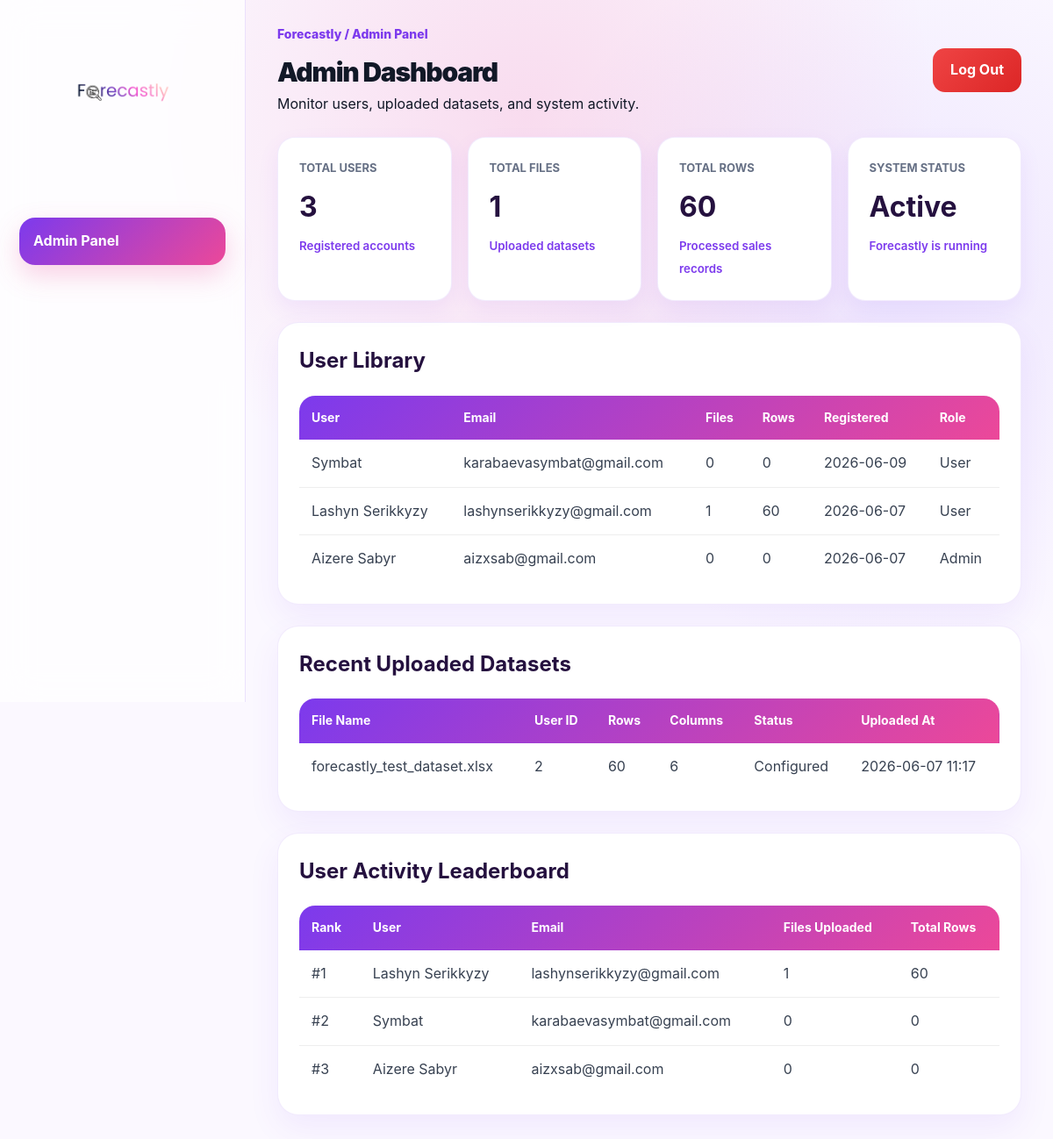
The page /admin (signed in) on the database its author committed.
### app.py (models this page shows)
class User(db.Model):
    id = db.Column(db.Integer, primary_key=True)
    full_name = db.Column(db.String(150), nullable=False)
    email = db.Column(db.String(150), unique=True, nullable=False)
    password_hash = db.Column(db.String(255), nullable=False)
    is_admin = db.Column(db.Boolean, default=False)
    created_at = db.Column(db.DateTime, default=datetime.utcnow)
    files = db.relationship(
        "UploadedFile",
        backref="user",
        lazy=True,
        cascade="all, delete-orphan"
    )

class UploadedFile(db.Model):
    id = db.Column(db.Integer, primary_key=True)
    filename = db.Column(db.String(255), nullable=False)
    original_filename = db.Column(db.String(255), nullable=False)
    marketplace = db.Column(db.String(100), default="Not selected")
    status = db.Column(db.String(50), default="Uploaded")
    rows_count = db.Column(db.Integer, default=0)
    columns_count = db.Column(db.Integer, default=0)
    uploaded_at = db.Column(db.DateTime, default=datetime.utcnow)
    user_id = db.Column(db.Integer, db.ForeignKey("user.id"), nullable=False)

### app.py (the view)
@app.route("/admin")
@login_required
@admin_required
def admin_dashboard():
    users = User.query.order_by(
        User.created_at.desc()
    ).all()
    files = UploadedFile.query.order_by(
        UploadedFile.uploaded_at.desc()
    ).all()
    total_users = len(users)
    total_files = len(files)
    total_rows = sum(
        file.rows_count or 0
        for file in files
    )
    leaderboard = sorted(
    users,
    key=lambda user: sum(
        file.rows_count or 0
        for file in user.files
    ),
    reverse=True
)
    return render_template(
        "admin.html",
        users=users,
        files=files,
        total_users=total_users,
        total_files=total_files,
        total_rows=total_rows,
        leaderboard=leaderboard
    )

### app.py (called while the page is built)
def login_required(f):
    @wraps(f)
    def decorated_function(*args, **kwargs):
        if "user_id" not in session:
            flash("Please log in first.", "error")
            return redirect(url_for("login"))
        return f(*args, **kwargs)
    return decorated_function

def admin_required(f):
    @wraps(f)
    def decorated_function(*args, **kwargs):
        if "user_id" not in session:
            flash("Please log in first.", "error")
            return redirect(url_for("login"))
        user = User.query.get(session["user_id"])
        if not user or not user.is_admin:
            flash("Admin access only.", "error")
            return redirect(url_for("dashboard"))
        return f(*args, **kwargs)
    return decorated_function

### templates/admin.html (shortened to what this page needs)
<!DOCTYPE html>
<html lang="en">
<head>
  <link rel="stylesheet" href="{{ url_for('static', filename='css/style.css') }}">
</head>
<body>
<div class="dashboard">
  <aside class="sidebar">
    <div class="logo">
      <img src="{{ url_for('static', filename='images/logo.png') }}" alt="Forecastly logo">
    </div>
    <nav class="side-nav">
      <a href="{{ url_for('admin_dashboard') }}" class="active">Admin Panel</a>
    </nav>
  </aside>
  <main class="main">
    <header class="topbar">
  <div>
    <p class="breadcrumb">Forecastly / Admin Panel</p>
    <h1>Admin Dashboard</h1>
    <p class="topbar-subtitle">
      Monitor users, uploaded datasets, and system activity.
    </p>
  </div>
  <div>
    <a href="{{ url_for('logout') }}" class="logout-btn">
      Log Out
    </a>
  </div>
</header>
    <section class="dashboard-summary">
      <div class="summary-card">
        <p>Total Users</p>
        <h2>{{ total_users }}</h2>
        <small>Registered accounts</small>
      </div>
      <div class="summary-card">
        <p>Total Files</p>
        <h2>{{ total_files }}</h2>
        <small>Uploaded datasets</small>
      </div>
      <div class="summary-card">
        <p>Total Rows</p>
        <h2>{{ total_rows }}</h2>
        <small>Processed sales records</small>
      </div>
      <div class="summary-card">
        <p>System Status</p>
        <h2>Active</h2>
        <small>Forecastly is running</small>
      </div>
    </section>
    <section class="panel">
      <h2>User Library</h2>
      <table class="data-table">
        <thead>
          <tr>
            <th>User</th>
            <th>Email</th>
            <th>Files</th>
            <th>Rows</th>
            <th>Registered</th>
            <th>Role</th>
          </tr>
        </thead>
        <tbody>
          {% for user in users %}
          <tr>
            <td>{{ user.full_name }}</td>
            <td>{{ user.email }}</td>
            <td>{{ user.files | length }}</td>
            <td>
              {{ user.files | sum(attribute='rows_count') }}
            </td>
            <td>{{ user.created_at.strftime('%Y-%m-%d') }}</td>
            <td>
              {% if user.is_admin %}
                Admin
              {% else %}
                User
              {% endif %}
            </td>
          </tr>
          {% endfor %}
        </tbody>
      </table>
    </section>
   <section class="panel" style="margin-top: 24px;">
  <h2>Recent Uploaded Datasets</h2>
  <table class="data-table">
    <thead>
      <tr>
        <th>File Name</th>
        <th>User ID</th>
        <th>Rows</th>
        <th>Columns</th>
        <th>Status</th>
        <th>Uploaded At</th>
      </tr>
    </thead>
    <tbody>
      {% for file in files[:5] %}
      <tr>
        <td>{{ file.original_filename }}</td>
        <td>{{ file.user_id }}</td>
        <td>{{ file.rows_count }}</td>
        <td>{{ file.columns_count }}</td>
        <td>{{ file.status }}</td>
        <td>{{ file.uploaded_at.strftime('%Y-%m-%d %H:%M') }}</td>
      </tr>
      {% endfor %}
    </tbody>
  </table>
</section>
<section class="panel" style="margin-top: 24px;">
  <h2>User Activity Leaderboard</h2>
  <table class="data-table">
    <thead>
      <tr>
        <th>Rank</th>
        <th>User</th>
        <th>Email</th>
        <th>Files Uploaded</th>
        <th>Total Rows</th>
      </tr>
    </thead>
    <tbody>
      {% for user in leaderboard[:5] %}
      <tr>
        <td>#{{ loop.index }}</td>
        <td>{{ user.full_name }}</td>
        <td>{{ user.email }}</td>
        <td>{{ user.files | length }}</td>
        <td>{{ user.files | sum(attribute='rows_count') }}</td>
      </tr>
      {% endfor %}
    </tbody>
  </table>
</section>
  </main>
</div>
</body>
</html>

### static/css/style.css (style rules this page uses)
:root { --bg: #fbf8ff; --surface: rgba(255, 255, 255, 0.82); --text: #111827; --muted: #667085; --line: rgba(124, 58, 237, 0.14); --primary: #7c3aed; --primary-2: #ec4899; --shadow: 0 24px 60px rgba(124, 58, 237, 0.10); --radius: 24px; }
* { margin: 0; padding: 0; box-sizing: border-box; }
html { scroll-behavior: smooth; }
body { font-family: "Inter", Arial, sans-serif; background: radial-gradient(circle at 50% 10%, rgba(236, 72, 153, 0.16), transparent 35%), radial-gradient(circle at 85% 25%, rgba(139, 92, 246, 0.12), transparent 30%), #fbf8ff; color: var(--text); line-height: 1.6; }
a { text-decoration: none; color: inherit; }
img { max-width: 100%; display: block; }
.dashboard { display: grid; grid-template-columns: 280px 1fr; min-height: 100vh; }
.sidebar { background: rgba(255, 255, 255, 0.75); backdrop-filter: blur(20px); border-right: 1px solid var(--line); padding: 28px 22px; height: 100vh; position: sticky; top: 0; }
.logo { margin-bottom: 70px; display: flex; align-items: center; justify-content: center; }
.logo img, .logo-image { width: 150px; height: auto; object-fit: contain; transform: scale(1.5); transform-origin: center; }
.side-nav { display: flex; flex-direction: column; gap: 10px; }
.side-nav a { text-decoration: none; color: var(--muted); font-weight: 700; padding: 14px 16px; border-radius: 18px; transition: 0.25s ease; }
.side-nav a:hover, .side-nav a.active { background: linear-gradient(135deg, var(--primary), var(--primary-2)); color: white; box-shadow: 0 12px 30px rgba(236, 72, 153, 0.25); }
.main { padding: 28px 36px; }
.topbar { display: flex; justify-content: space-between; align-items: center; margin-bottom: 24px; }
.breadcrumb { color: var(--primary); font-weight: 800; font-size: 14px; margin-bottom: 8px; }
.topbar h1 { font-size: 30px; font-weight: 900; letter-spacing: -0.04em; }
.sidebar { display: flex; flex-direction: column; }
.side-nav { flex: 1; }

### templates/admin.html (style rules this page uses)
.dashboard-summary { display: grid; grid-template-columns: repeat(4, 1fr); gap: 18px; margin-bottom: 24px; }
.summary-card { background: white; border-radius: 20px; padding: 24px; box-shadow: 0 10px 25px rgba(124,58,237,0.08); border: 1px solid rgba(124,58,237,0.1); }
.summary-card p { color: #667085; font-size: 13px; text-transform: uppercase; font-weight: 700; margin-bottom: 8px; }
.summary-card h2 { color: #25113f; font-size: 32px; margin-bottom: 6px; }
.summary-card small { color: #7c3aed; font-weight: 600; }
.panel { background: white; border-radius: 24px; padding: 24px; margin-bottom: 24px; box-shadow: 0 15px 35px rgba(124,58,237,0.08); border: 1px solid rgba(124,58,237,0.1); }
.panel h2 { color: #25113f; margin-bottom: 20px; }
.data-table { width: 100%; border-collapse: collapse; overflow: hidden; border-radius: 18px; }
.data-table thead { background: linear-gradient(135deg, #7c3aed, #ec4899); }
.data-table thead th { color: white; padding: 14px; text-align: left; font-size: 14px; }
.data-table tbody tr { border-bottom: 1px solid #eee; transition: 0.2s; }
.data-table td { padding: 14px; color: #374151; }
.data-table tbody tr:last-child { border-bottom: none; }
.logout-btn { background: linear-gradient(135deg, #ef4444, #dc2626); color: white; text-decoration: none; padding: 12px 20px; border-radius: 14px; font-weight: 700; transition: 0.2s; display: inline-block; }

### rows shown on the page
User: full_name "Symbat", email "karabaevasymbat@gmail.com", files|length "0", files|sum "0", created_at "2026-06-09", is_admin "User"
User: full_name "Lashyn Serikkyzy", email "lashynserikkyzy@gmail.com", files|length "1", files|sum "60", created_at "2026-06-07", is_admin "User"
User: full_name "Aizere Sabyr", email "aizxsab@gmail.com", files|length "0", files|sum "0", created_at "2026-06-07", is_admin "Admin"
UploadedFile: original_filename "forecastly_test_dataset.xlsx", user_id "2", rows_count "60", columns_count "6", status "Configured", uploaded_at "2026-06-07 11:17"

### other values the page prints
{{ total_users }} "3"
{{ total_files }} "1"
{{ total_rows }} "60"
